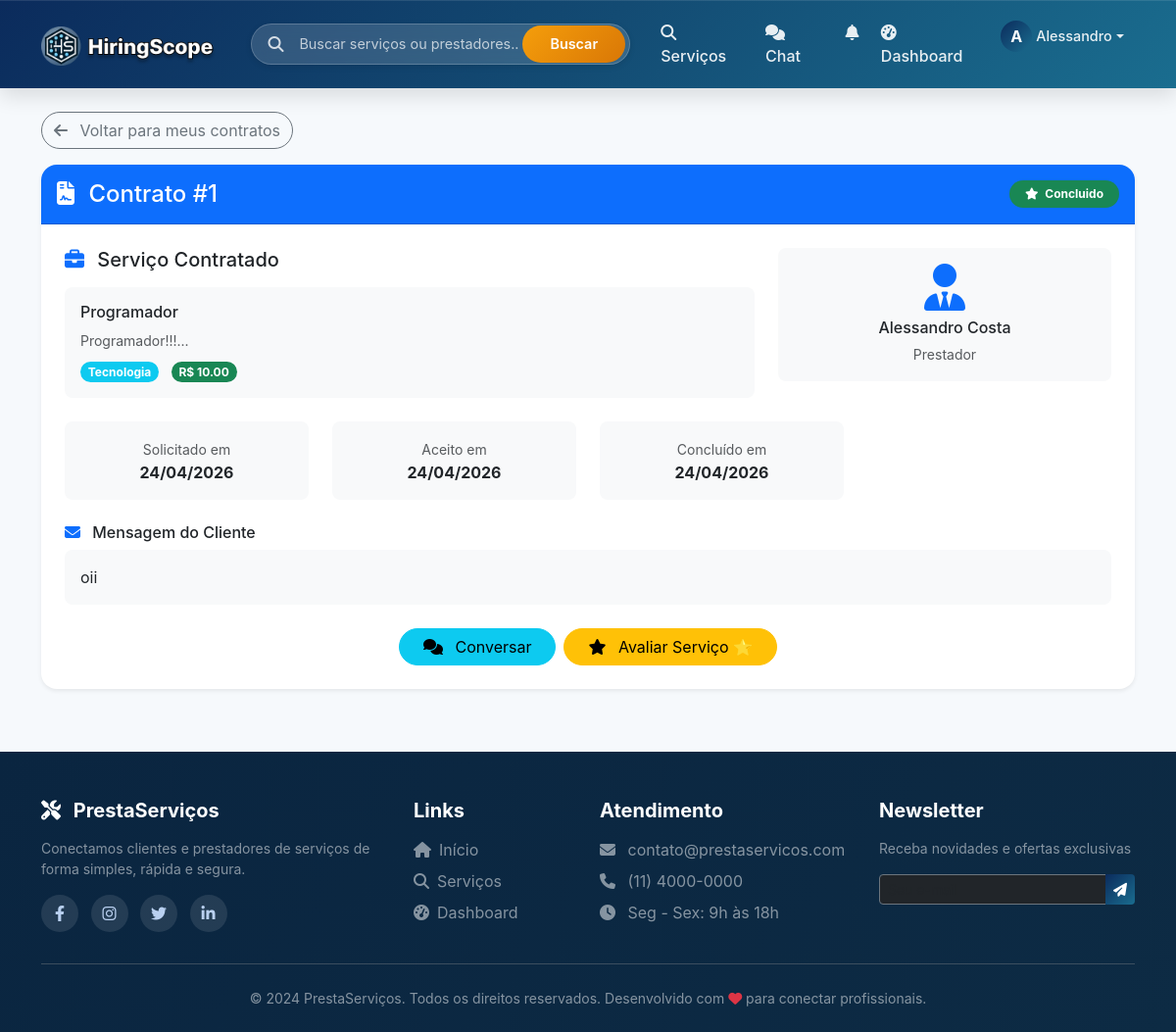
/contrato/detalhe/1 (signed in), run on an earlier commit of the app's database.
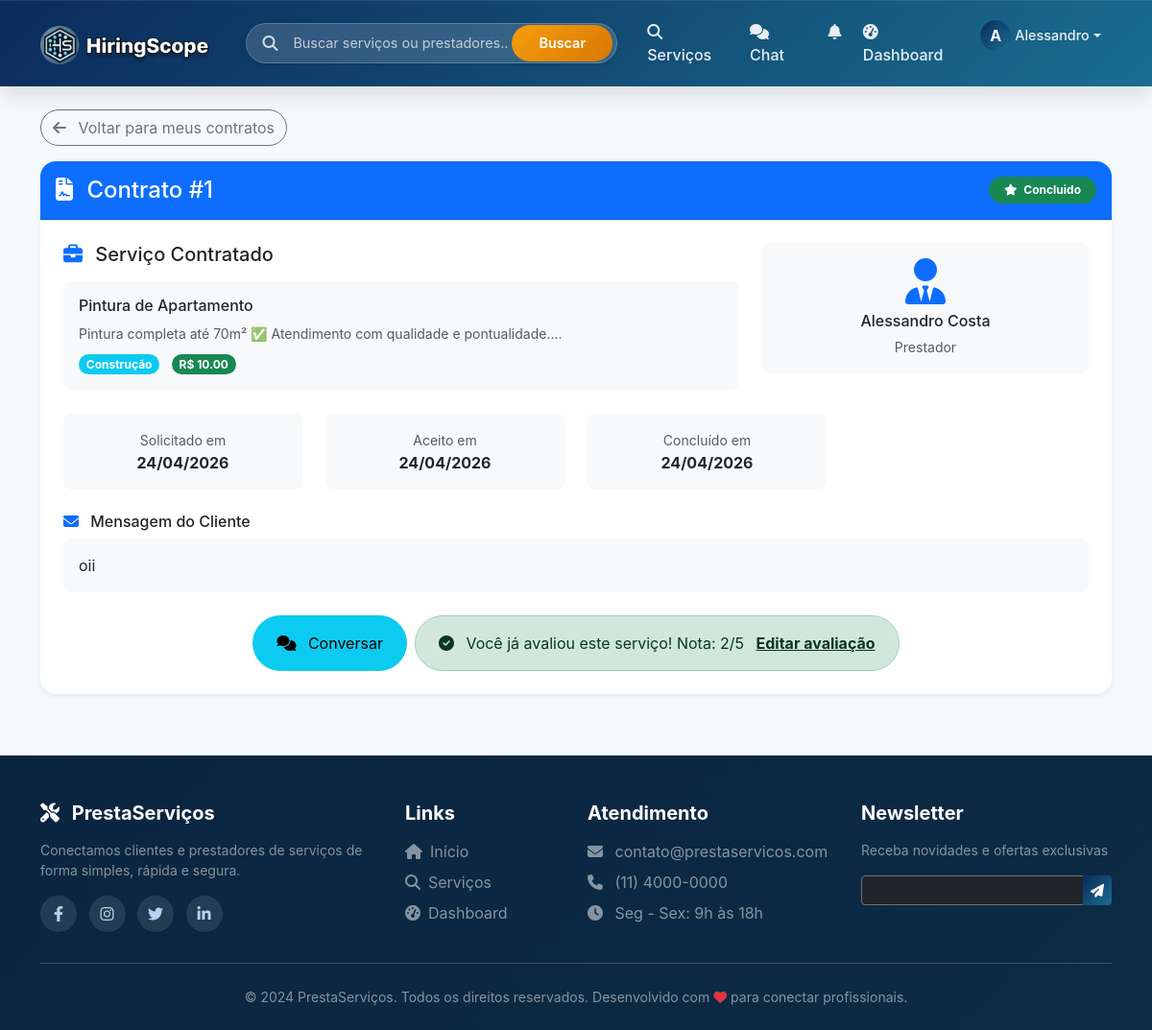
And on a later commit of the database.
### models.py (models this page shows, shortened)
class Servico(db.Model):
    __tablename__ = 'servicos'
    id = db.Column(db.Integer, primary_key=True)
    prestador_id = db.Column(db.Integer, db.ForeignKey('usuarios.id'), nullable=False)
    titulo = db.Column(db.String(200), nullable=False)
    descricao = db.Column(db.Text, nullable=False)
    categoria = db.Column(db.String(100))
    tipo_preco = db.Column(db.String(20), default='fixo')  # fixo, hora, dia, metro, consulta
    preco = db.Column(db.Float)
    destaque = db.Column(db.Boolean, default=False)
    destaque_pago = db.Column(db.Boolean, default=False)
    destaque_data_fim = db.Column(db.DateTime, nullable=True)
    data_postagem = db.Column(db.DateTime, default=datetime.utcnow)
    imagem_base64 = db.Column(db.Text, nullable=True)
    prestador = db.relationship('Usuario', foreign_keys=[prestador_id], back_populates='servicos_oferecidos')
    solicitacoes = db.relationship('Solicitacao', back_populates='servico', lazy=True, overlaps='servico_rel')
    avaliacoes = db.relationship('Avaliacao', back_populates='servico', lazy=True, overlaps='servico_rel')
    contratos = db.relationship('Contrato', back_populates='servico', lazy=True, overlaps='servico_rel')

class Avaliacao(db.Model):
    __tablename__ = 'avaliacoes'
    id = db.Column(db.Integer, primary_key=True)
    contrato_id = db.Column(db.Integer, db.ForeignKey('contratos.id'), nullable=False)  # link com contrato
    cliente_id = db.Column(db.Integer, db.ForeignKey('usuarios.id'), nullable=False)
    prestador_id = db.Column(db.Integer, db.ForeignKey('usuarios.id'), nullable=False)
    servico_id = db.Column(db.Integer, db.ForeignKey('servicos.id'), nullable=True)  # Opcional
    nota = db.Column(db.Integer, nullable=False)
    comentario = db.Column(db.Text)
    qualidade = db.Column(db.Integer, nullable=True)
    pontualidade = db.Column(db.Integer, nullable=True)
    comunicacao = db.Column(db.Integer, nullable=True)
    preco_justo = db.Column(db.Integer, nullable=True)
    data_avaliacao = db.Column(db.DateTime, default=datetime.utcnow)
    editado = db.Column(db.Boolean, default=False)
    data_edicao = db.Column(db.DateTime, nullable=True)
    cliente = db.relationship('Usuario', foreign_keys=[cliente_id], back_populates='avaliacoes_feitas')
    prestador = db.relationship('Usuario', foreign_keys=[prestador_id], back_populates='avaliacoes_recebidas')
    servico = db.relationship('Servico', foreign_keys=[servico_id], back_populates='avaliacoes')
    contrato = db.relationship('Contrato', foreign_keys=[contrato_id], back_populates='avaliacao')
    def pode_editar(self, usuario_id):
        if self.cliente_id == usuario_id:
            dias_passados = (datetime.utcnow() - self.data_avaliacao).days
            return dias_passados <= 7
        return False

### routes/contrato_routes.py (the view)
@contrato_bp.route('/detalhe/<int:contrato_id>')
@login_required
def detalhe_contrato(contrato_id):
    contrato = Contrato.query.get_or_404(contrato_id)
    if contrato.cliente_id != current_user.id and contrato.prestador_id != current_user.id:
        flash('Acesso negado', 'danger')
        return redirect(url_for('index'))
    avaliacao = None
    if contrato.status == 'concluido':
        avaliacao = Avaliacao.query.filter_by(
            contrato_id=contrato.id,
            cliente_id=current_user.id
        ).first()
    return render_template('contratos/detalhe.html', contrato=contrato, avaliacao=avaliacao)

### app.py (called while the page is built)
@login_manager.user_loader
def load_user(user_id):
    from models import Usuario
    return Usuario.query.get(int(user_id))

@app.context_processor
def utility_processor():
    def get_icone_categoria(categoria):
        icons = {
            'Tecnologia': 'fa-laptop-code', 'Construção': 'fa-hard-hat',
            'Design': 'fa-paintbrush', 'Educação': 'fa-chalkboard-user',
            'Saúde': 'fa-heartbeat', 'Marketing': 'fa-chart-line'
        }
        return icons.get(categoria, 'fa-tools')
    def get_cor_categoria(categoria):
        colors = {
            'Tecnologia': 'primary', 'Construção': 'warning',
            'Design': 'danger', 'Educação': 'success', 'Saúde': 'info'
        }
        return colors.get(categoria, 'dark')
    return {
        'get_icone_categoria': get_icone_categoria,
        'get_cor_categoria': get_cor_categoria,
        'now': datetime.utcnow()
    }

### models.py (called while the page is built)
    def get_status_color(self):
        colors = {
            'pendente': 'warning',
            'aceito': 'info',
            'em_andamento': 'primary',
            'concluido': 'success',
            'cancelado': 'danger'
        }
        return colors.get(self.status, 'secondary')

### templates/contratos/detalhe.html (shortened to what the changed rows need)
{% extends "base.html" %}
{% block content %}
<div class="container mt-4">
    <div class="card shadow-sm border-0 rounded-4">
        <div class="card-body p-4">
            <div class="row mb-4">
                <div class="col-md-8">
                    <div class="bg-light p-3 rounded-3">
                        <h6 class="mb-2">{{ contrato.servico.titulo }}</h6>
                        <p class="text-muted small mb-2">{{ contrato.servico.descricao[:150] }}...</p>
                        <span class="badge bg-info rounded-pill">{{ contrato.servico.categoria }}</span>
                        {% if contrato.preco_acordado %}
                            <span class="badge bg-success rounded-pill ms-2">
                                R$ {{ "%.2f"|format(contrato.preco_acordado) }}
                            </span>
                        {% endif %}
                    </div>
                </div>
            </div>
            <div class="row mt-4">
                <div class="col-12">
                    <div class="d-flex gap-2 flex-wrap justify-content-center">
                        <button onclick="iniciarChat({{ contrato.prestador_id if current_user.id == contrato.cliente_id else contrato.cliente_id }}, '{{ (contrato.prestador.nome if current_user.id == contrato.cliente_id else contrato.cliente.nome)|replace("'", "\\'") }}')"
                                class="btn btn-info rounded-pill px-4">
                            <i class="fas fa-comments me-2"></i> Conversar
                        </button>
                        {% if current_user.id == contrato.cliente_id and contrato.status == 'concluido' %}
                            {% if not avaliacao %}
                                <a href="{{ url_for('contrato.avaliar_servico', contrato_id=contrato.id) }}" class="btn btn-warning rounded-pill px-4">
                                    <i class="fas fa-star me-2"></i> Avaliar Serviço ⭐
                                </a>
                            {% else %}
                                <div class="alert alert-success rounded-pill px-4 mb-0">
                                    <i class="fas fa-check-circle me-2"></i>
                                    Você já avaliou este serviço! Nota: {{ avaliacao.nota }}/5
                                    {% if avaliacao.pode_editar(current_user.id) %}
                                        <a href="{{ url_for('contrato.editar_avaliacao', avaliacao_id=avaliacao.id) }}" class="alert-link ms-2">
                                            Editar avaliação
                                        </a>
                                    {% endif %}
                                </div>
                            {% endif %}
                        {% endif %}
                    </div>
                </div>
            </div>
        </div>
    </div>
</div>
{% endblock %}

What changed in the data, as far as the page shows it:
changed Servico: servico.titulo "Programador" → "Pintura de Apartamento"; servico "Programador!!!" → "Pintura completa até 70m² ✅ Atendimento com qualidade e pontualidade."; servico.categoria "Tecnologia" → "Construção"
added Avaliacao: nota "2"
Also different on the page:
text no longer shown: "Avaliar Serviço ⭐"
text now shown: "Você já avaliou este serviço! Nota: /5 Editar avaliação"
